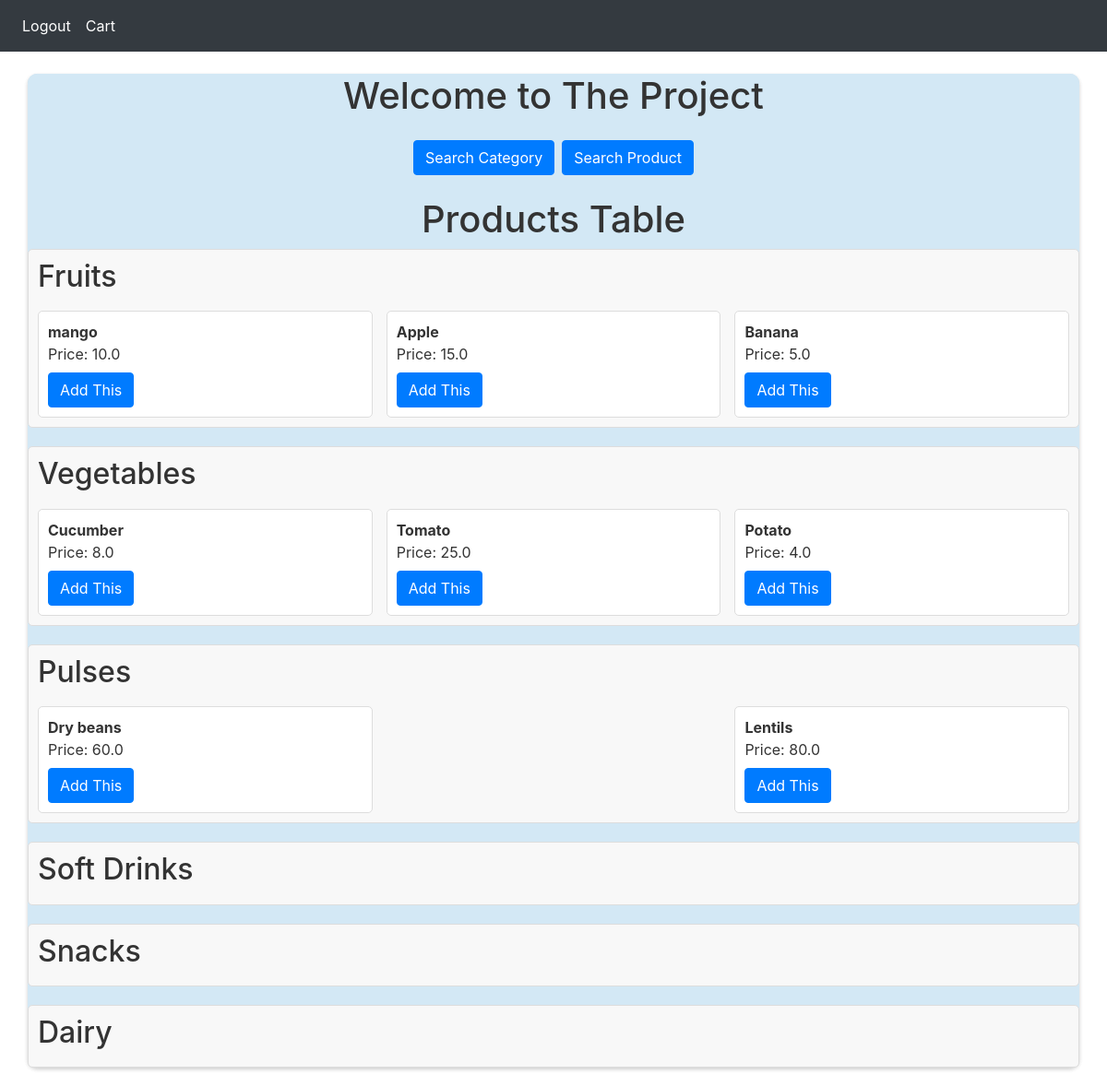
The page /userhome/1 (signed in) on the database as committed earlier.
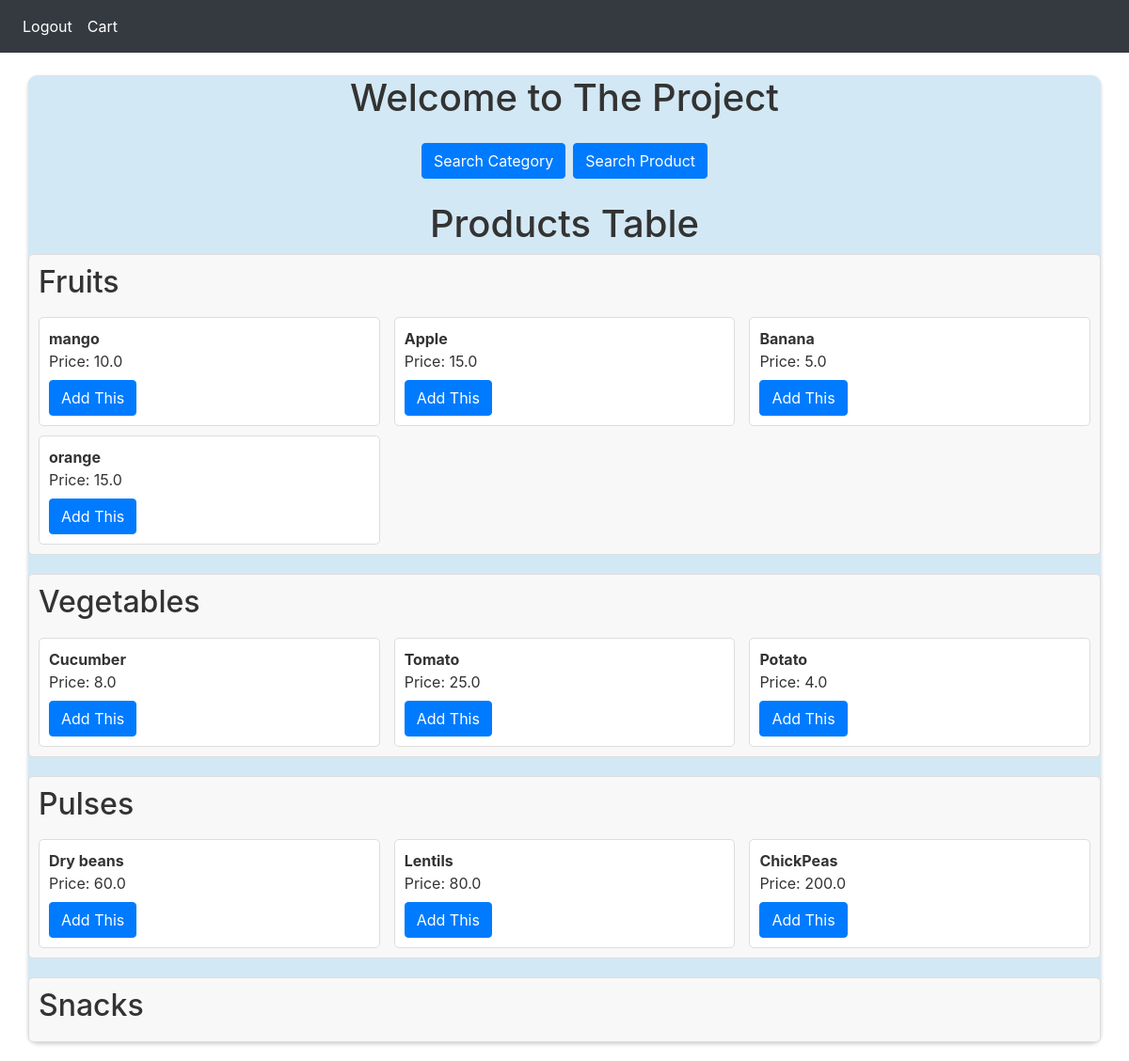
The same page on the database as committed later.
### GroceryWebapp/models.py (models this page shows)
class Categories(db.Model, UserMixin):
    id = db.Column(db.Integer, primary_key=True)  # Primary key for the category
    cat_name = db.Column(db.String(150), unique=True, nullable=False)  # Category name
    products = db.relationship(
        "Products", backref="category"
    )  # Relationship with Products model

class Products(db.Model, UserMixin):
    id = db.Column(db.Integer, primary_key=True)  # Primary key for the product
    product_name = db.Column(
        db.String(150), nullable=False
    )  # Product name
    manufacture = db.Column(db.String(150))  # Manufacturing date of the product
    expiry = db.Column(db.String(150))  # Expiry date of the product
    p_per_u = db.Column(db.Float, nullable=False)  # Price per unit of the product
    stock = db.Column(db.Integer, nullable=False)  # Available stock quantity
    c_id = db.Column(
        db.Integer, db.ForeignKey("categories.id"), nullable=False
    )  # Category foreign key

### GroceryWebapp/main.py (the view)
@main.route("/userhome/<int:userid>")
@login_required
def userhome(userid):
    if(current_user.id==userid):
        global global_user
        global_user=userid
        categories = Categories.query.all()
        for category in categories:
            category.products = Products.query.filter_by(c_id=category.id).all()
        return render_template("home_user.html", categories=categories, userid=userid)

### GroceryWebapp/__init__.py (called while the page is built)
def create_app():
    app = Flask(__name__)
    app.config['SECRET_KEY'] = 'ghosty'
    app.config['SQLALCHEMY_DATABASE_URI'] = f'sqlite:///{DB_NAME}' # data is being stored in the loaction given in the f string in the website folder
    db.init_app(app)     # initialize the database by providing the flask app
    from .models import User #function -->(models.py file runs before we create the database)
    with app.app_context():
     db.create_all()
    from .main import main
    from .auth import auth
    app.register_blueprint(main, url_prefix="/")
    app.register_blueprint(auth, url_prefix="/")
    login_manager = LoginManager()
    login_manager.init_app(app)
    @login_manager.user_loader
    def loader_user(id):
        return User.query.get((id))
    return app

### GroceryWebapp/templates/home_user.html (shortened to what this page needs)
{% extends "base.html" %}
{% block head %}
{{ super() }}
<link rel="stylesheet" href="{{ url_for('static', filename='demo.css') }}">
<link rel="stylesheet" href="{{ url_for('static', filename='demo2.css') }}">
{% endblock %}
{% block nav %}
<nav class="navbar navbar-expand-lg navbar-dark bg-dark">
  <div  id="navbar">
    <div class="navbar-nav">
      <a class="nav-item nav-link" id="home" href="/logout">Logout</a>
      <a class="nav-item nav-link" id="home" href="{{url_for('main.usercart', userid=userid)}}">Cart</a>
    </div>
  </div>
</nav>
{% endblock %}
{% block content %}
<div class="container mt-4">
  <h1 class="text-center">Welcome to The Project</h1>
  <div class="d-flex justify-content-center mt-4">
    <a href="{{url_for('main.searchcat', userid=userid)}}" class="btn btn-primary mr-2">Search Category</a>
    <a href="{{url_for('main.searchitem', userid=userid)}}" class="btn btn-primary">Search Product</a>
  </div>
  <h1 class="text-center mt-4">Products Table</h1>
  {% for category in categories %}
  <div class="category-box">
    <h2>{{ category.cat_name }}</h2>
    <div class="product-boxes">
      {% for product in category.products %}
      <div class="product-box">
        <b>{{ product.product_name }}</b><br>
        Price: {{ product.p_per_u }}<br>
        <a href="{{url_for('main.addtocart', product_id=product.id,userid=userid)}}" class="btn btn-primary mt-2">Add This</a>
      </div>
      {% endfor %}
    </div>
  </div>
  {% endfor %}
</div>
{% endblock %}

### GroceryWebapp/templates/base.html (shortened to what this page needs)
<!DOCTYPE html>
<html>
<head>
  {% block head %}
  <link rel="stylesheet" href="https://stackpath.bootstrapcdn.com/bootstrap/4.4.1/css/bootstrap.min.css"
 />
  <link rel="stylesheet" href="https://stackpath.bootstrapcdn.com/font-awesome/4.7.0/css/font-awesome.min.css"
 />
  {% endblock %}
</head>
<body>
  {% block nav %}{% endblock %}
  <div class="container content-container">
    {% block content %}{% endblock %}
  </div>
</body>
</html>

### GroceryWebapp/templates/home_user.html (style rules this page uses)
.container { background-color: #d3e8f5; color: #333; padding: 0px; border-radius: 10px; box-shadow: 0 2px 4px rgba(0, 0, 0, 0.1); }
.navbar { background-color: #333; }
.navbar .navbar-nav .nav-link { color: #fff; }
.d-flex { margin-top: 20px; display: flex; justify-content: center; }
.btn-primary { background-color: #007bff; border-color: #007bff; }
h1 { text-align: center; }
.category-box { margin-bottom: 20px; padding: 10px; background-color: #f8f8f8; border: 1px solid #ddd; border-radius: 5px; }
.product-boxes { display: flex; flex-wrap: wrap; justify-content: space-between; }
.product-box { flex-basis: calc(33.33% - 10px); margin-top: 10px; padding: 10px; background-color: #fff; border: 1px solid #ddd; border-radius: 5px; }

Rows that differ between the two databases and show on the page:
removed Categories: cat_name "Soft Drinks"
removed Categories: cat_name "Dairy"
added Products: product_name "orange", p_per_u "15.0", shown under Categories "Fruits"
added Products: product_name "ChickPeas", p_per_u "200.0", shown under Categories "Pulses"
